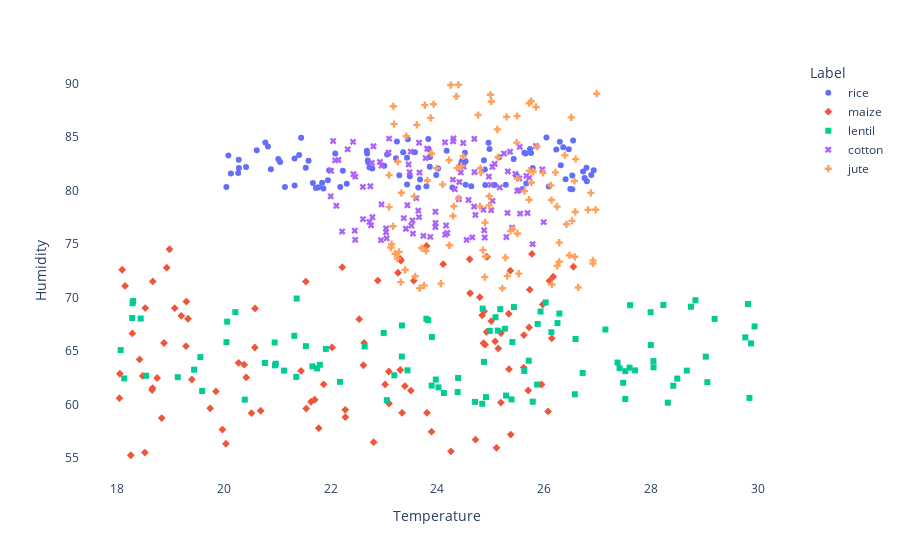

The cell this chart's notebook holds for it:
### Code cell
crop_scatter = cropdf[(cropdf['Label']=='rice') | 
                      (cropdf['Label']=='jute') | 
                      (cropdf['Label']=='cotton') |
                     (cropdf['Label']=='maize') |
                     (cropdf['Label']=='lentil')]

fig = px.scatter(crop_scatter, x="Temperature", y="Humidity", color="Label", symbol="Label")
fig.update_layout(plot_bgcolor='white')
fig.update_xaxes(showgrid=False)
fig.update_yaxes(showgrid=False)

fig.show()
